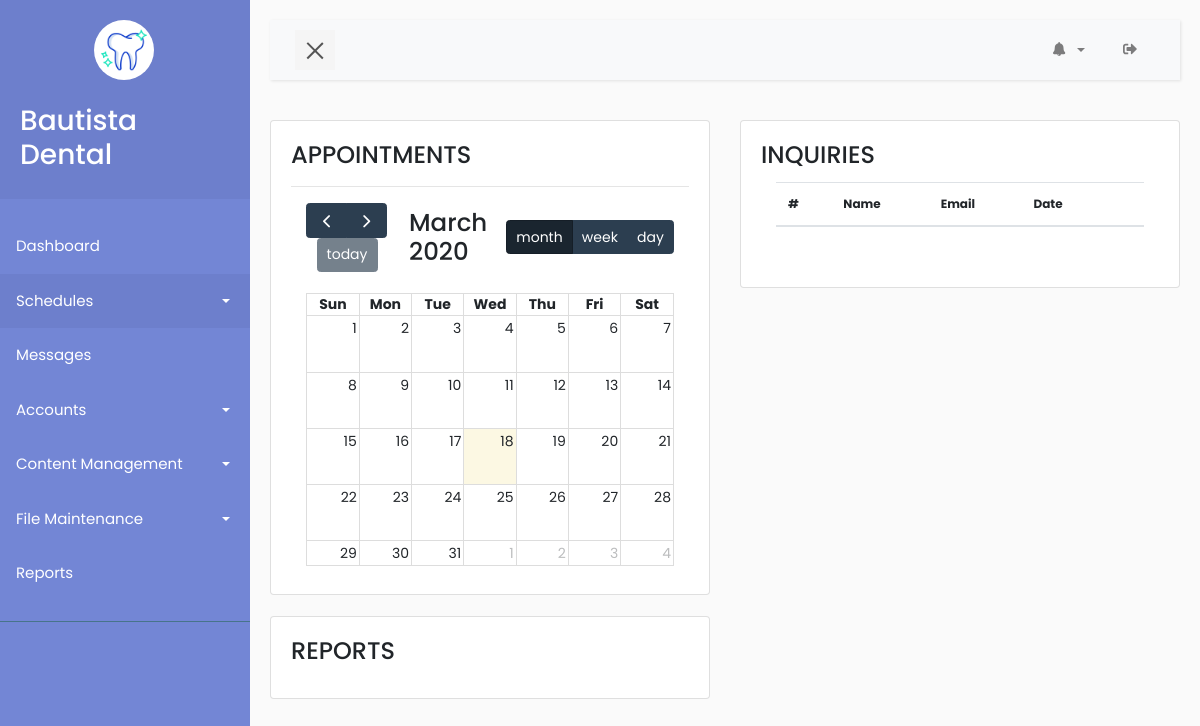
Before: /admin/index.php (signed in) with the older database file.
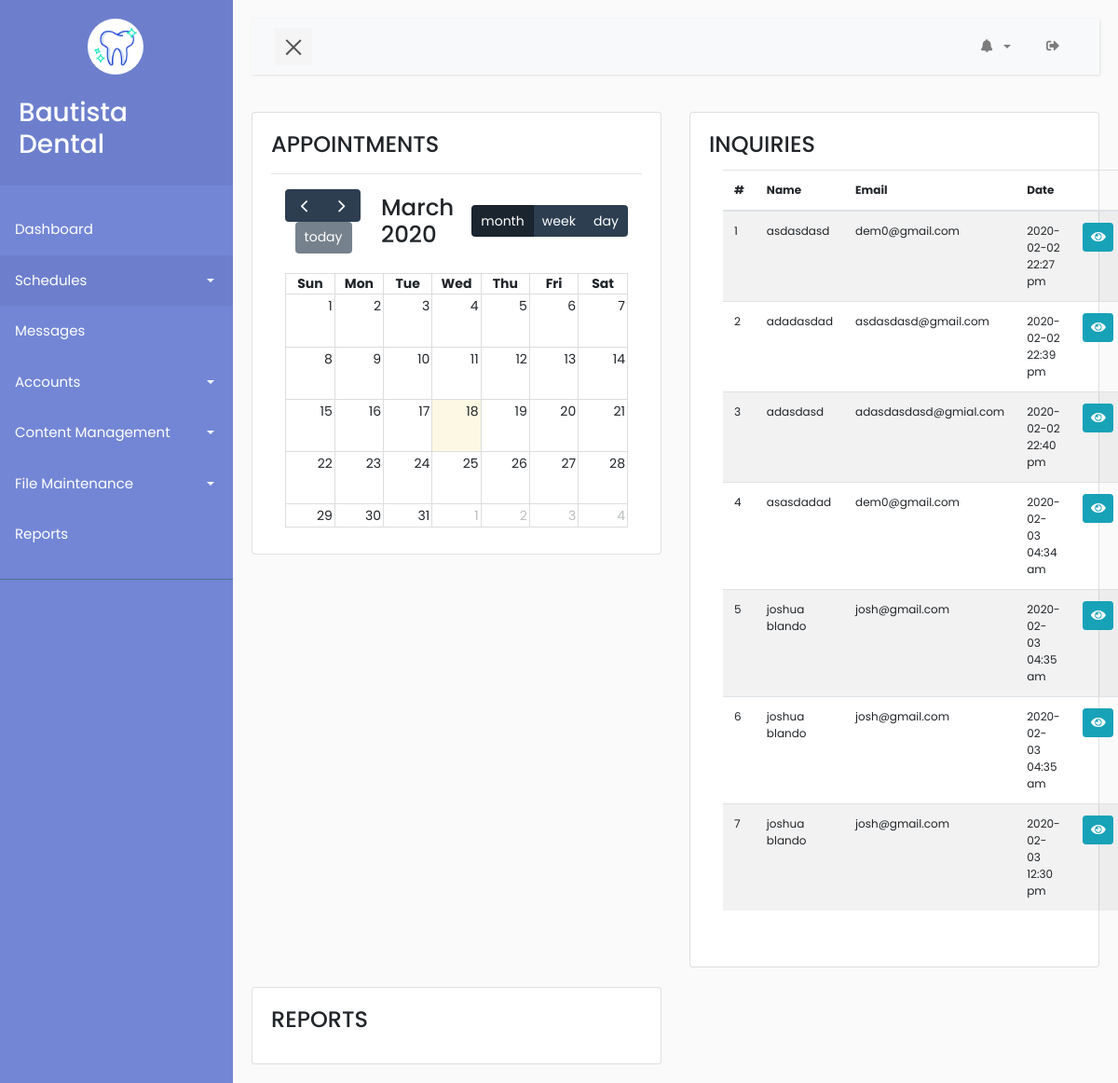
After: the same page with the newer database file.
### tables this page shows
CREATE TABLE `message` (
  `id` int(11) NOT NULL,
  `messageId` varchar(255) NOT NULL,
  `name` varchar(255) DEFAULT NULL,
  `email` varchar(255) NOT NULL,
  `mobile` int(9) DEFAULT NULL,
  `body` text,
  `createdAt` timestamp NOT NULL DEFAULT CURRENT_TIMESTAMP ON UPDATE CURRENT_TIMESTAMP
);

### admin/index.php (the view, shortened to what this page needs)
<?php
include 'nav.php';
?>
  <link href='../assets/calendar/packages/core/main.css' rel='stylesheet' />
  <link href='../assets/calendar/packages/daygrid/main.css' rel='stylesheet' />
  <link href='../assets/calendar/packages/timegrid/main.css' rel='stylesheet' />
  <link href='../assets/calendar/packages/list/main.css' rel='stylesheet' />
  <link href='style/dashboard.css' rel='stylesheet' />
  <div class="row">
    <div class="col-lg-6">
      <div class="card">
        <div class="card-body">
          <h4 class="card-title">APPOINTMENTS</h4>
          <hr>
           <div class="container mb-2">
              <div id='calendar'></div>
          </div>
        </div>
      </div>
    </div>
    <div class="col-lg-6">
      <div class="card">
        <div class="card-body">
          <h4 class="card-title">INQUIRIES</h4>
          <div class="container pb-4">
            <table class="display dt-responsive nowrap table table-striped" style="font-size: 12px;" id="table_id" data-plugin="dataTable">
                <thead>
                    <tr>
                        <th>#</th>
                        <th>Name</th>
                        <th>Email</th>
                        <th>Date</th>
                        <th></th>
                    </tr>
                </thead>
                <tbody>
                    <?php
                    require_once "../config/control.php";
                    $getMessages = $connect->prepare("SELECT * from message");
                    $getMessages->execute();
                    $messages = $getMessages->fetchAll();
                    foreach ($messages as $key => $message) {
                        $name = $message['name'];
                        $email = $message['email'];
                        $body = base64_decode($message['body']);
                        $date = date('Y-m-d H:i a', strtotime($message['createdAt']));
                        if ($key != 7) {
                        ?>
                            <tr>
                                <td><?php echo $key + 1 ?></td>
                                <td><?php echo $name ?></td>
                                <td><?php echo $email ?></td>
                                <td><?php echo $date ?></td>
                                <td class="text-rigth">
                                    <button class="btn btn-info btn-message btn-sm" data-name = "<?php echo $name ?>" data-email = "<?php echo $email ?>" data-mobile = "<?php echo $mobile ?>" data-body = "<?php echo $body ?>" data-toggle="modal" data-target="#messagesModal"><span class="icon"><i class="fas fa-eye view"></i></span></button>
                                </td>
                            </tr>
                        <?php
                      }
                    }
                    ?>
                </tbody>
            </table>
          </div>
        </div>
      </div>
    </div>
  </div>
  <br>
  <div class="row">
    <div class="col-lg-6">
      <div class="card">
        <div class="card-body">
          <h4 class="card-title">REPORTS</h4>
        </div>
      </div>
    </div>
  </div>
<?php
include 'footer.php';
?>

Changed rows visible on the page:
added message: name "asdasdasd", email "dem0@gmail.com", createdAt "2020-02-02 22:27 pm"
added message: name "adadasdad", email "asdasdasd@gmail.com", createdAt "2020-02-02 22:39 pm"
added message: name "adasdasd", email "adasdasdasd@gmial.com", createdAt "2020-02-02 22:40 pm"
added message: name "asasdadad", email "dem0@gmail.com", createdAt "2020-02-03 04:34 am"
added message: name "joshua blando", email "josh@gmail.com", createdAt "2020-02-03 04:35 am"
added message: name "joshua blando", email "josh@gmail.com", createdAt "2020-02-03 04:35 am"
added message: name "joshua blando", email "josh@gmail.com", createdAt "2020-02-03 12:30 pm"
